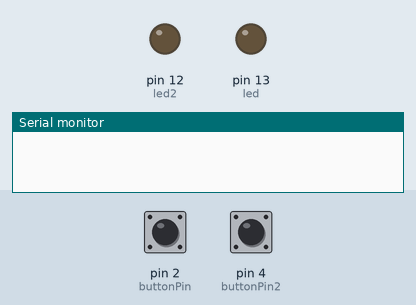
Simulated run of this sketch. Board: Arduino Uno, built with avr-gcc and run on an emulated ATmega328P. Parts: output pins drawn as LEDs (lit = HIGH), the last lines printed to the serial monitor. Inputs (shaded band) come from the test bench; at power-on: pin 2 (buttonPin) HIGH, pin 4 (buttonPin2) HIGH.

Above: at 1.2 s.
1.3 s: pin 2 (buttonPin) pulled LOW for 0.15 s
At 1.8 s:
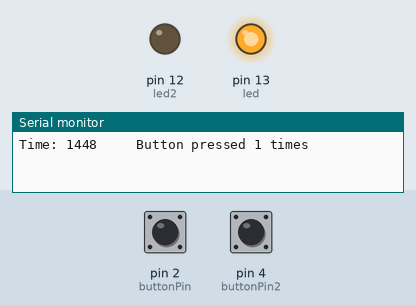
2.9 s: pin 4 (buttonPin2) pulled LOW for 3.2 s
At 7.1 s:
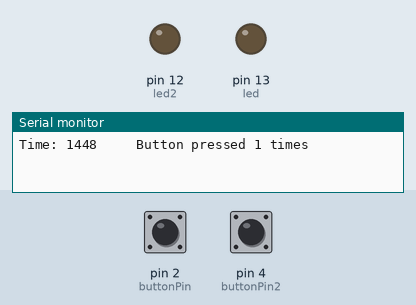
7.6 s: pin 2 (buttonPin) pulled LOW for 1 s
At 9.0 s:
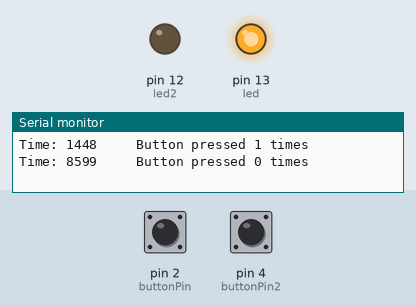
Timing chart, 0 to 10.6 s (numbered marks = the images above; inputs shaded):
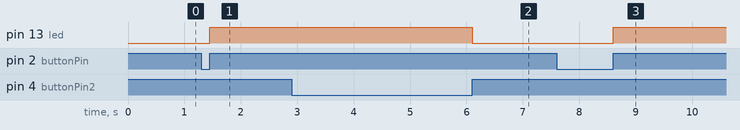

Measured:
- after the input at 1.3 s, pin 13 (led): LOW → HIGH after 0.15 s
- after the input at 2.9 s, pin 13 (led): HIGH → LOW after 3.2 s
- after the input at 7.6 s, pin 13 (led): LOW → HIGH after 1.0 s

The sketch:

sketch_nov09a.ino
```cpp
const int buttonPin = 2;
const int buttonPin2 = 4;
const int led = 13;
const int led2 = 12;

boolean timedOut = false;
int previousReading;
int previousReading2;
int counter = 0;

unsigned long timeSinceStart;
unsigned long timer;
unsigned long INTERVAL = 5010;

void setup() {
  pinMode(buttonPin, INPUT);
  pinMode(buttonPin2, INPUT);
  pinMode(led, OUTPUT);
  pinMode(led2, OUTPUT);
  Serial.begin(9600);
  timedOut = false;
  timer = millis();
  counter = 0;
  previousReading = digitalRead(buttonPin);
  previousReading2 = digitalRead(buttonPin2);
}

void loop() {
  int reading = digitalRead(buttonPin);
  int reading2 = digitalRead(buttonPin2);
  // If the reading used to be LOW and is now HIGH, that marks the transition of a button being pushed
  // a transition of HIGH to LOW would indicate the button being released, but that's not what we're counting here
  if (previousReading == LOW && reading == HIGH) {
    counter++;
    Serial.print("Time: ");
    timeSinceStart = millis();
    Serial.print(timeSinceStart);
    Serial.print("     Button pressed ");
    Serial.print(counter);
    Serial.println(" times");
    digitalWrite(led, HIGH);
  }
  if (previousReading2 == LOW && reading2 == HIGH) {
   for (counter; counter >= 0; counter--) {
    if ((!timedOut) && ((millis() - timer)) > INTERVAL) {
     timedOut = true;
     timer += INTERVAL;
     if (digitalRead(led)) {
       digitalWrite(led, LOW);
     } else {
       digitalWrite(led, HIGH);
     }
    }
   }
  }
  previousReading = reading;
  previousReading2 = reading2;
}
```
